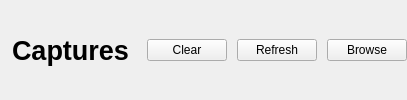
               <widget class="QWidget" name="CapturesBar" native="true">
                <property name="styleSheet">
                 <string notr="true"/>
                </property>
                <layout class="QHBoxLayout" name="horizontalLayout_7">
                 <property name="spacing">
                  <number>10</number>
                 </property>
                 <property name="leftMargin">
                  <number>0</number>
                 </property>
                 <property name="topMargin">
                  <number>0</number>
                 </property>
                 <property name="rightMargin">
                  <number>0</number>
                 </property>
                 <property name="bottomMargin">
                  <number>0</number>
                 </property>
                 <item>
                  <widget class="QLabel" name="CapturesTitle">
                   <property name="sizePolicy">
                    <sizepolicy hsizetype="Expanding" vsizetype="Preferred">
                     <horstretch>0</horstretch>
                     <verstretch>0</verstretch>
                    </sizepolicy>
                   </property>
                   <property name="font">
                    <font>
                     <family>Yu Gothic UI</family>
                     <pointsize>20</pointsize>
                     <italic>false</italic>
                     <bold>true</bold>
                    </font>
                   </property>
                   <property name="styleSheet">
                    <string notr="true">padding-left:5px;</string>
                   </property>
                   <property name="text">
                    <string>Captures</string>
                   </property>
                  </widget>
                 </item>
                 <item alignment="Qt::AlignRight">
                  <widget class="QPushButton" name="cleareBtn">
                   <property name="sizePolicy">
                    <sizepolicy hsizetype="Maximum" vsizetype="Fixed">
                     <horstretch>0</horstretch>
                     <verstretch>0</verstretch>
                    </sizepolicy>
                   </property>
                   <property name="cursor">
                    <cursorShape>PointingHandCursor</cursorShape>
                   </property>
                   <property name="text">
                    <string>Clear</string>
                   </property>
                   <property name="icon">
                    <iconset resource="resources.qrc">
                     <normaloff>:/feather/x-octagon.svg</normaloff>:/feather/x-octagon.svg</iconset>
                   </property>
                  </widget>
                 </item>
                 <item>
                  <widget class="QPushButton" name="refreshBtn">
                   <property name="sizePolicy">
                    <sizepolicy hsizetype="Maximum" vsizetype="Fixed">
                     <horstretch>0</horstretch>
                     <verstretch>0</verstretch>
                    </sizepolicy>
                   </property>
                   <property name="cursor">
                    <cursorShape>PointingHandCursor</cursorShape>
                   </property>
                   <property name="styleSheet">
                    <string notr="true"/>
                   </property>
                   <property name="text">
                    <string>Refresh</string>
                   </property>
                   <property name="icon">
                    <iconset resource="resources.qrc">
                     <normaloff>:/feather/refresh-ccw.svg</normaloff>:/feather/refresh-ccw.svg</iconset>
                   </property>
                  </widget>
                 </item>
                 <item>
                  <widget class="QPushButton" name="browseCapBtn">
                   <property name="text">
                    <string>Browse</string>
                   </property>
                   <property name="icon">
                    <iconset resource="resources.qrc">
                     <normaloff>:/feather/folder.svg</normaloff>:/feather/folder.svg</iconset>
                   </property>
                  </widget>
                 </item>
                </layout>
               </widget>
